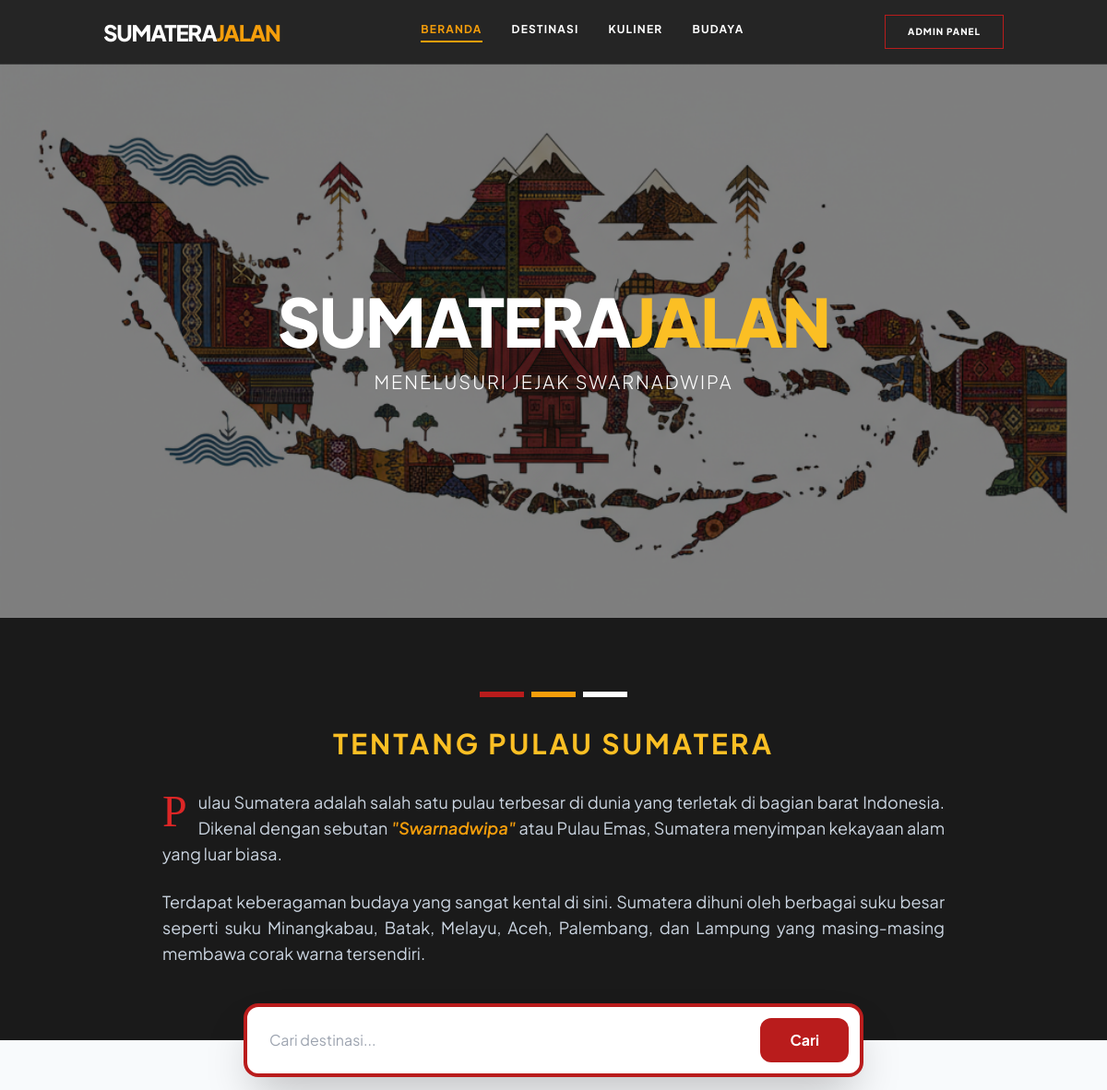
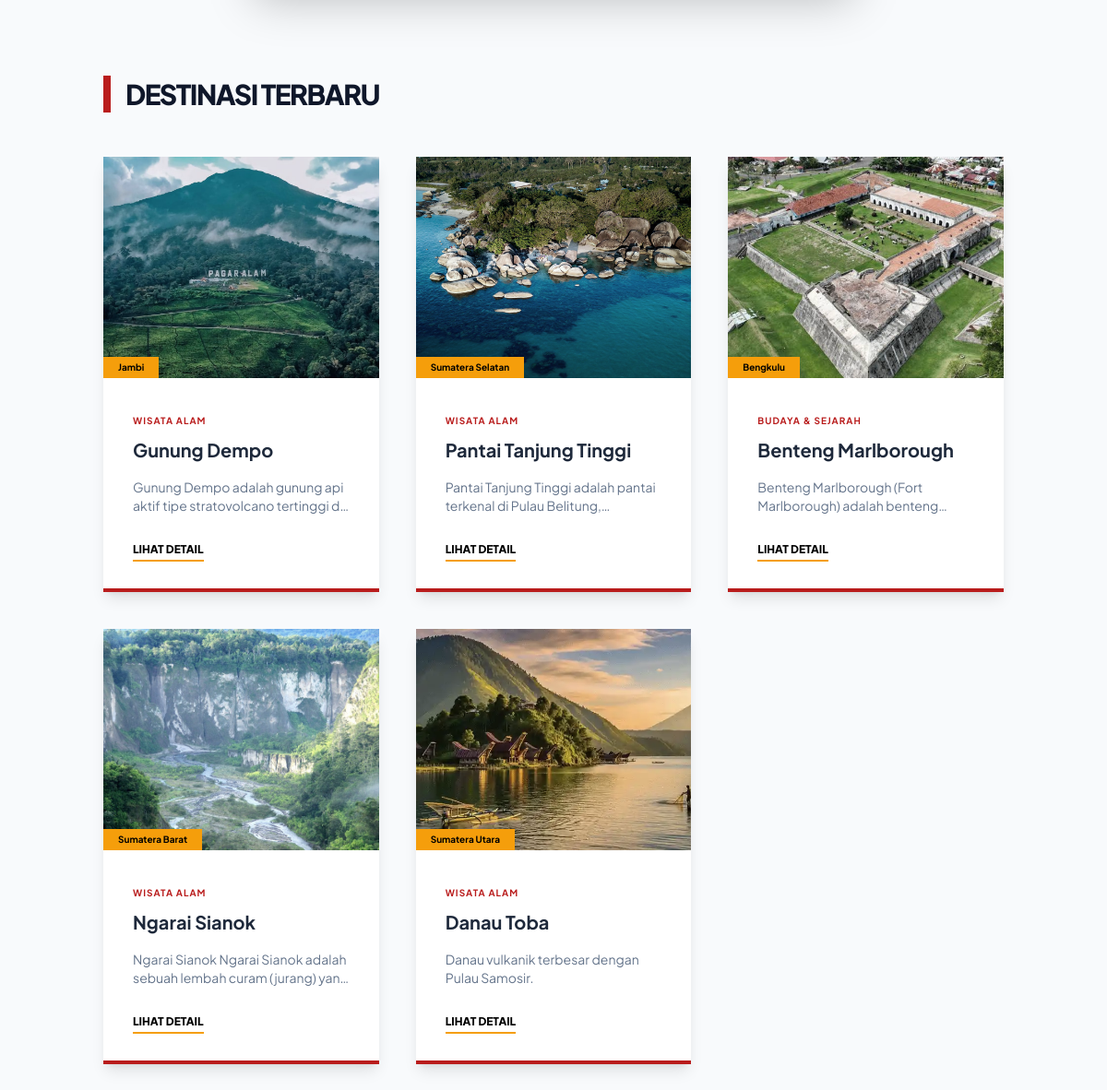
The page / on the database its author committed (2 pictures, top to bottom).
### tables this page shows
CREATE TABLE `lokasi` (
  `id` int(11) NOT NULL,
  `provinsi_id` int(11) DEFAULT NULL,
  `kategori_id` int(11) DEFAULT NULL,
  `nama_tempat` varchar(100) NOT NULL,
  `slug` varchar(120) NOT NULL,
  `deskripsi` text DEFAULT NULL,
  `foto_utama` varchar(255) DEFAULT NULL,
  `link_maps` text DEFAULT NULL,
  `alamat` text DEFAULT NULL,
  `harga_tiket` varchar(50) DEFAULT 'Gratis',
  `jam_operasional` varchar(100) DEFAULT NULL,
  `google_maps_url` text DEFAULT NULL,
  `latitude` decimal(10,8) DEFAULT NULL,
  `longitude` decimal(11,8) DEFAULT NULL,
  `is_featured` tinyint(1) DEFAULT 0,
  `created_at` timestamp NOT NULL DEFAULT current_timestamp()
);

CREATE TABLE `provinsi` (
  `id` int(11) NOT NULL,
  `nama_provinsi` varchar(50) NOT NULL,
  `slug` varchar(50) NOT NULL,
  `ibu_kota` varchar(50) DEFAULT NULL,
  `foto_provinsi` varchar(255) DEFAULT NULL
);

CREATE TABLE `kategori` (
  `id` int(11) NOT NULL,
  `nama_kategori` varchar(50) NOT NULL,
  `slug` varchar(50) NOT NULL,
  `ikon` varchar(50) DEFAULT NULL
);

### index.php (the view)
<?php
require_once 'config/database.php';
$query = "SELECT lokasi.*, provinsi.nama_provinsi, kategori.nama_kategori
          FROM lokasi
          JOIN provinsi ON lokasi.provinsi_id = provinsi.id
          JOIN kategori ON lokasi.kategori_id = kategori.id
          ORDER BY lokasi.id DESC LIMIT 6";
$locations = $pdo->query($query)->fetchAll();
include 'includes/header.php';
?>
<header class="relative h-[400px] md:h-[500px] lg:h-[600px] flex items-center justify-center text-white overflow-hidden">
    <div class="absolute inset-0 bg-black/50 z-10"></div>
    <img src="for_sumaterajalan/bg1.png" class="absolute inset-0 w-full h-full object-cover" alt="Budaya Sumatera">
    <div class="relative z-20 text-center px-4 w-full">
        <h1 class="text-4xl sm:text-5xl md:text-7xl font-black mb-4 tracking-tight">SUMATERA<span class="text-amber-400">JALAN</span></h1>
        <p class="text-sm sm:text-base md:text-xl font-light tracking-[0.2em] md:tracking-widest uppercase">Menelusuri Jejak Swarnadwipa</p>
    </div>
</header>
<section class="py-12 md:py-20 bg-[#1a1a1a] text-white">
    <div class="container mx-auto px-6 max-w-4xl text-center">
        <div class="flex justify-center gap-2 mb-8">
            <div class="h-1.5 w-8 md:w-12 bg-red-700"></div>
            <div class="h-1.5 w-8 md:w-12 bg-amber-500"></div>
            <div class="h-1.5 w-8 md:w-12 bg-white"></div>
        </div>
        <h2 class="text-2xl md:text-3xl font-bold mb-8 text-amber-400 uppercase tracking-widest">Tentang Pulau Sumatera</h2>
        <div class="text-base md:text-lg leading-relaxed text-slate-300 space-y-6 text-justify">
            <p>
                <span class="text-5xl font-serif float-left mr-3 text-red-600 leading-none">P</span>ulau Sumatera adalah salah satu pulau terbesar di dunia yang terletak di bagian barat Indonesia. Dikenal dengan sebutan <span class="text-amber-500 italic font-semibold">"Swarnadwipa"</span> atau Pulau Emas, Sumatera menyimpan kekayaan alam yang luar biasa.
            </p>
            <p>
                Terdapat keberagaman budaya yang sangat kental di sini. Sumatera dihuni oleh berbagai suku besar seperti suku Minangkabau, Batak, Melayu, Aceh, Palembang, dan Lampung yang masing-masing membawa corak warna tersendiri.
            </p>
        </div>
    </div>
</section>
<section class="relative -mt-8 md:-mt-10 z-30 px-6">
    <form action="pencarian.php" method="GET" class="bg-white p-2 md:p-3 rounded-xl md:rounded-2xl flex shadow-2xl max-w-2xl mx-auto border-2 md:border-4 border-red-700">
        <input type="text" name="keyword" placeholder="Cari destinasi..." class="flex-1 p-2 md:p-3 text-slate-800 outline-none text-sm md:text-base">
        <button class="bg-red-700 px-4 md:px-8 py-2 md:py-3 rounded-lg md:rounded-xl font-bold hover:bg-red-800 transition text-white text-sm md:text-base">Cari</button>
    </form>
</section>
<main class="container mx-auto px-6 py-16 md:py-24">
    <div class="flex items-center gap-4 mb-10 md:mb-12">
        <div class="h-8 md:h-10 w-2 bg-red-700"></div>
        <h2 class="text-2xl md:text-3xl font-black text-slate-900 uppercase tracking-tighter">Destinasi Terbaru</h2>
    </div>
    <div class="grid grid-cols-1 sm:grid-cols-2 lg:grid-cols-3 gap-6 md:gap-10">
        <?php foreach($locations as $loc): ?>
        <div class="group bg-white rounded-none border-b-4 border-red-700 overflow-hidden shadow-lg flex flex-col hover:shadow-2xl transition-all">
            <div class="relative aspect-video sm:aspect-square md:aspect-video lg:h-60">
                <img src="assets/uploads/<?= $loc['foto_utama'] ?>" class="w-full h-full object-cover grayscale-[20%] group-hover:grayscale-0 transition duration-500" alt="<?= $loc['nama_tempat'] ?>">
                <div class="absolute bottom-0 left-0 bg-amber-500 text-black font-bold px-4 py-1 text-[10px]">
                    <?= $loc['nama_provinsi'] ?>
                </div>
            </div>
            <div class="p-6 md:p-8">
                <span class="text-red-700 text-[10px] font-bold uppercase tracking-widest"><?= $loc['nama_kategori'] ?></span>
                <h3 class="text-lg md:text-xl font-bold mt-2 mb-4 text-slate-800 group-hover:text-red-700 transition"><?= $loc['nama_tempat'] ?></h3>
                <p class="text-slate-500 text-sm line-clamp-2 mb-6"><?= $loc['deskripsi'] ?></p>
                <a href="detail.php?slug=<?= $loc['slug'] ?>" class="text-[10px] md:text-xs font-black border-b-2 border-amber-500 pb-1 hover:text-red-700 transition uppercase">Lihat Detail</a>
            </div>
        </div>
        <?php endforeach; ?>
    </div>
</main>

### includes/header.php (shortened to what this page needs)
<?php
$current_page = basename($_SERVER['PHP_SELF']);
?>
<!DOCTYPE html>
<html lang="id">
<head>
    <script src="https://cdn.tailwindcss.com"></script>
</head>
<body class="bg-slate-50">
    <nav class="nav-custom sticky top-0 z-50 border-b border-white/10 text-white">
        <div class="container mx-auto px-6 py-4 flex justify-between items-center">
            <a href="index.php" class="text-2xl font-black tracking-tighter uppercase">
                Sumatera<span class="text-amber-500">Jalan</span>
            </a>
            <div class="hidden md:flex space-x-8 font-bold text-xs uppercase tracking-widest">
                <a href="index.php" class="<?= ($current_page == 'index.php') ? 'text-amber-500 border-b-2 border-amber-500 pb-1' : 'hover:text-amber-500 transition' ?>">
                    Beranda
                </a>
                <a href="eksplor.php" class="<?= ($current_page == 'eksplor.php' || $current_page == 'detail.php' || $current_page == 'pencarian.php') ? 'text-amber-500 border-b-2 border-amber-500 pb-1' : 'hover:text-amber-500 transition' ?>">
                    Destinasi
                </a>
                <a href="kuliner.php" class="<?= ($current_page == 'kuliner.php') ? 'text-amber-500 border-b-2 border-amber-500 pb-1' : 'hover:text-amber-500 transition' ?>">
                    Kuliner
                </a>
                <a href="budaya.php" class="<?= ($current_page == 'budaya.php') ? 'text-amber-500 border-b-2 border-amber-500 pb-1' : 'hover:text-amber-500 transition' ?>">
                    Budaya
                </a>
            </div>
            <div class="flex items-center space-x-4">
                <a href="login.php" class="hidden md:block text-[10px] font-black uppercase tracking-widest text-white border border-red-700 px-6 py-2.5 rounded-none hover:bg-red-700 transition">
                    Admin Panel
                </a>
            </div>
        </div>
    </nav>
</body>
</html>

### includes/header.php (style rules this page uses)
body { font-family: 'Plus Jakarta Sans', sans-serif; }
.nav-custom { background: rgba(26, 26, 26, 0.95); backdrop-filter: blur(10px); }

### rows shown on the page
lokasi: foto_utama (picture), provinsi.nama_provinsi "Jambi", kategori.nama_kategori "WISATA ALAM", nama_tempat "Gunung Dempo", deskripsi "Gunung Dempo adalah gunung api aktif tipe stratovolcano tertinggi…"
lokasi: foto_utama (picture), provinsi.nama_provinsi "Sumatera Selatan", kategori.nama_kategori "WISATA ALAM", nama_tempat "Pantai Tanjung Tinggi", deskripsi "Pantai Tanjung Tinggi adalah pantai terkenal di Pulau…"
lokasi: foto_utama (picture), provinsi.nama_provinsi "Bengkulu", kategori.nama_kategori "BUDAYA & SEJARAH", nama_tempat "Benteng Marlborough", deskripsi "Benteng Marlborough (Fort Marlborough) adalah…"
lokasi: foto_utama (picture), provinsi.nama_provinsi "Sumatera Barat", kategori.nama_kategori "WISATA ALAM", nama_tempat "Ngarai Sianok", deskripsi "Ngarai Sianok Ngarai Sianok adalah sebuah lembah curam (jurang)…"
lokasi: foto_utama (picture), provinsi.nama_provinsi "Sumatera Utara", kategori.nama_kategori "WISATA ALAM", nama_tempat "Danau Toba", deskripsi "Danau vulkanik terbesar dengan Pulau Samosir."
